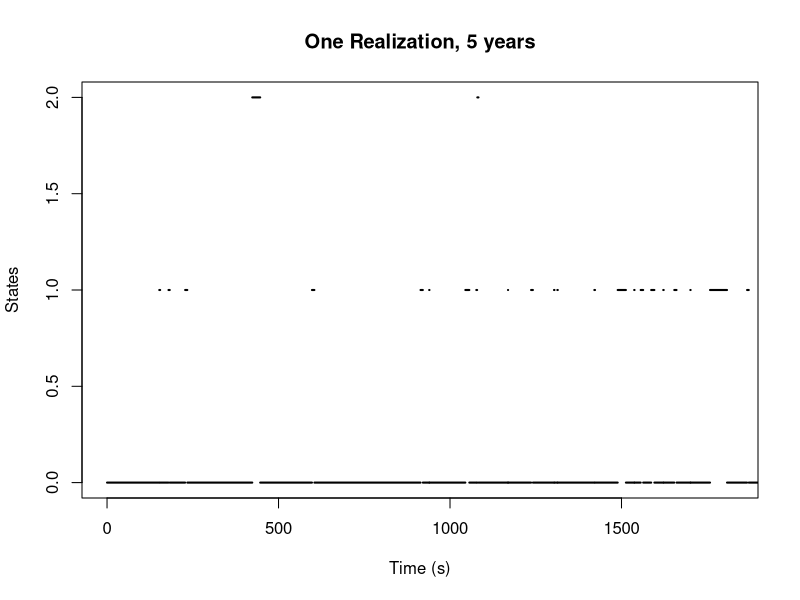

R code for this plot:
# Problem 1c) + 1d) + 1e)
# Simulate a continuous-time MC over a time period of 1000 years. 

days <- 365
years <- 1000

# Transition rates. Indexing according to state transitioning to. 
# Could naturally also put this in a matrix and make the code simpler below also. 
q0out <- c(0, 0.0090, 0.0010)
q1out <- c(1/7, 0, 0)
q2out <- c(1/20, 0, 0)

# States.
x <- c(0)

# Sojourn times.
s <- c(0)
s_inf <- 0 # For task 1d)

# For task 1e)
E_heavy <- c() # Vector of times between heavy infections, for task 1e). 
heavy_end <- 0
heavy_start <- 0

i <- 1
# Simulate forward in time.
while (tail(s, n= 1) < years*days){
  curr <- x[i]
    if (curr == 0){
    rate <- sum(q0out)
    prob1 <- q0out[2]/rate
    prob2 <- q0out[3]/rate
    # Sojourn time.
    s <- c(s, tail(s,n=1) + rexp(n = 1, rate = rate))
    # Draw from uniform distribution.
    r <- runif(1)
    if (prob1 > r){
      x <- c(x, curr+1)
    } else{
      x <- c(x, curr+2)
      heavy_start <- tail(s, n=1) # For task 1e)
    }
  } else if (curr == 1){
    rate <- sum(q1out)
    prob1 <- q1out[1]/rate
    prob2 <- q1out[3]/rate
    # Sojourn time.
    new_s <- rexp(n = 1, rate = rate)
    s <- c(s, tail(s,n=1) + new_s)
    s_inf <- s_inf + new_s # Add to time infected, for task 1d)
    # Draw from uniform distribution.
    r <- runif(1)
    if (prob1 > r){
      x <- c(x, curr-1)
    } else{
      x <- c(x, curr+1)
      heavy_start <- tail(s, n=1) # For task 1e)
    }
  } else{
    rate <- sum(q2out)
    prob1 <- q2out[1]/rate
    prob2 <- q2out[2]/rate
    # Sojourn time.
    new_s <- rexp(n = 1, rate = rate)
    s <- c(s, tail(s,n=1) + new_s)
    s_inf <- s_inf + new_s # Add to time infected, for task 1d)
    # Draw from uniform distribution.
    r <- runif(1)
    if (prob1 > r){
      x <- c(x, curr-2)
    } else{
      x <- c(x, curr-1)
    }
    
    # For task 1e)
    E_heavy <- c(E_heavy, heavy_start - heavy_end)
    heavy_end <- tail(s,n=1)
  }
  i <- i+1
  
  # Shitty code, very messy + not exactly 1000 years :)
}

# Plot one realization over 5 years. 
par_lty <- c(3,2,1)
par_col <- c("blue", "red", "green")

# Find index in s closest to 5 years. 
index <- which(abs(s-days*5)==min(abs(s-days*5)))
#plot(s[1:index], x[1:index], xlim = c(0, days*5), ylim = c(0, 2), xlab = "Time (s)", ylab = "States", main = "One Realization, 5 years")
plot(NULL, NULL, xlim = c(0, days*5), ylim = c(0, 2), xlab = "Time (s)", ylab = "States", main = "One Realization, 5 years")
for (i in 2:length(s)-1){
  # Why does not the first index work? Something wrong with the way I defined my vectors earlier?
  lines(s[i:(i+1)], rep(x[i], 2), lwd = 2)
}

# Calculations in task d).
# Estimate the long-run mean fraction of time that an individual has an infection, 
# based on one realization of 1000 years. 

cat("Mean fraction of time infected ", s_inf/(years*days))
cat("\nExpected time between heavy infections", mean(E_heavy), "days. ")
